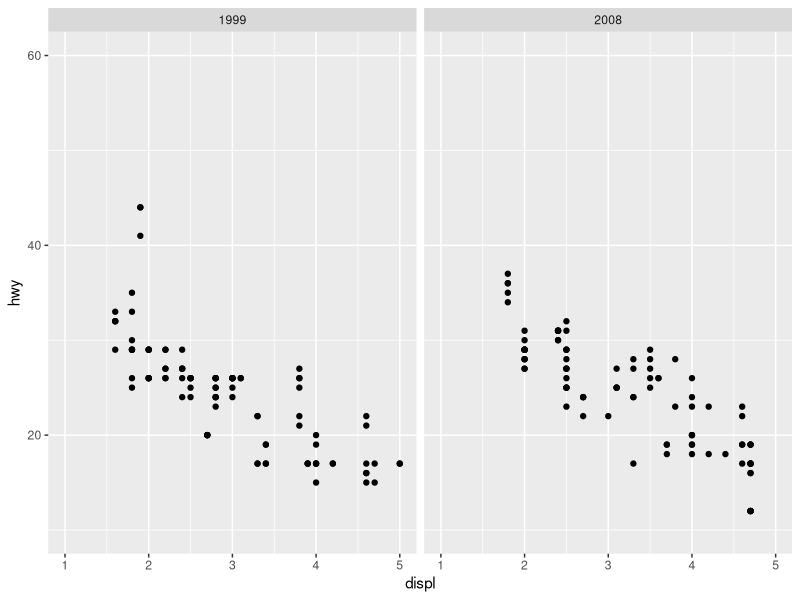

This chart was generated by the following R code:
# # library(ggplot2)
# # ggplot(mpg, aes(displ, hwy)) + 
# #   geom_point() +
# #   facet_wrap(vars(year))+
# #   lims(x = c(1, 7), y = c(10, 45))
# #vars() is a quoting function that takes inputs to be evaluated in the context of a dataset. 
# 
# library(ggplot2)
# ggplot(mpg, aes(displ, hwy))+
#   geom_point()+
#   facet_wrap(vars(year))+
#   lims(x=c(1,7), y=c(10,45))

library(ggplot2)
ggplot(mpg, aes(displ, hwy))+
  geom_point()+
  facet_wrap(~year)+
  lims(x=c(1,5), y=c(10,60))
